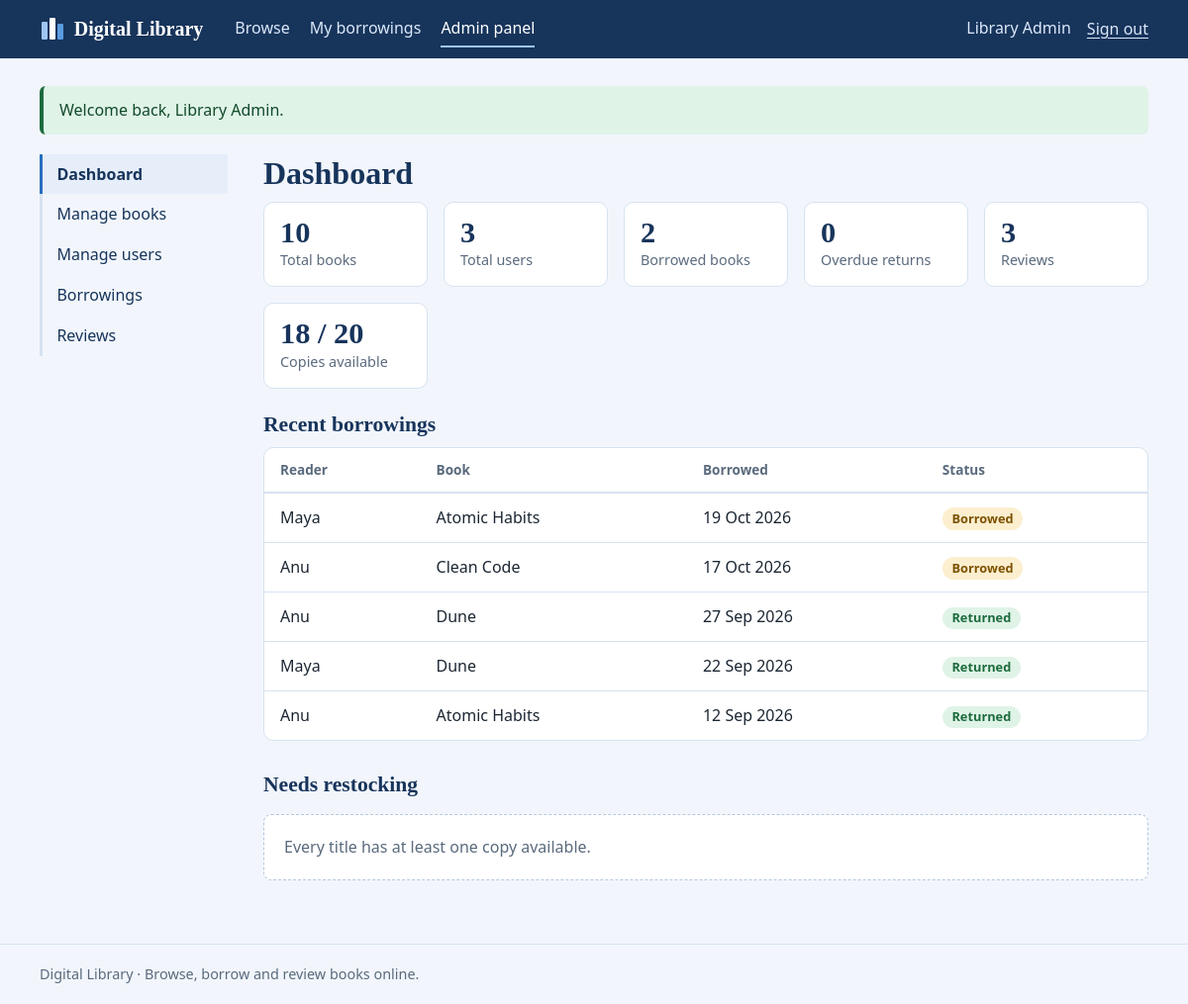
/admin/index.php (signed in), run on the app's committed database.
### tables this page shows
CREATE TABLE users (
    user_id       INT AUTO_INCREMENT PRIMARY KEY,
    name          VARCHAR(80)  NOT NULL,
    email         VARCHAR(120) NOT NULL UNIQUE,
    password_hash VARCHAR(255) NOT NULL,
    role          ENUM('user', 'admin') NOT NULL DEFAULT 'user',
    created_at    TIMESTAMP NOT NULL DEFAULT CURRENT_TIMESTAMP
);

CREATE TABLE borrowings (
    loan_id     INT AUTO_INCREMENT PRIMARY KEY,
    user_id     INT NOT NULL,
    book_id     INT NOT NULL,
    borrow_date DATETIME NOT NULL,
    due_date    DATETIME NOT NULL,
    return_date DATETIME NULL,
    status      ENUM('borrowed', 'returned') NOT NULL DEFAULT 'borrowed',
    FOREIGN KEY (user_id) REFERENCES users(user_id) ON DELETE CASCADE,
    FOREIGN KEY (book_id) REFERENCES books(book_id) ON DELETE CASCADE,
    INDEX idx_user_status (user_id, status),
    INDEX idx_book_status (book_id, status)
);

CREATE TABLE books (
    book_id          INT AUTO_INCREMENT PRIMARY KEY,
    title            VARCHAR(150) NOT NULL,
    author           VARCHAR(100) NOT NULL,
    category         VARCHAR(60),
    description      TEXT,
    file_path        VARCHAR(255),                  
    total_copies     INT NOT NULL DEFAULT 1,        
    available_copies INT NOT NULL DEFAULT 1,        
    created_at       TIMESTAMP NOT NULL DEFAULT CURRENT_TIMESTAMP,
    CONSTRAINT chk_copies CHECK (total_copies >= 0 AND available_copies >= 0 AND available_copies <= total_copies),
    INDEX idx_title (title),
    INDEX idx_author (author),
    INDEX idx_category (category)
);

### includes/functions.php (called while the page is built, shortened)
<?php
function e($value): string
{
    return htmlspecialchars((string) $value, ENT_QUOTES | ENT_SUBSTITUTE, 'UTF-8');
}
function url(string $path = ''): string
{
    return BASE_URL . '/' . ltrim($path, '/');
}
function take_flashes(): array
{
    $f = $_SESSION['flash'] ?? [];
    return $f;
}
function fmt_date(?string $dt): string
{
    return $dt ? date('j M Y', strtotime($dt)) : '–';
}

### includes/db.php (called while the page is built, shortened)
<?php
function db(): mysqli
{
    static $conn = null;
    if ($conn === null) {
        try {
            $conn = mysqli_connect(DB_HOST, DB_USER, DB_PASS, DB_NAME, DB_PORT);
            mysqli_set_charset($conn, 'utf8mb4');
        } catch (mysqli_sql_exception $e) {
            error_log('DB connection failed: ' . $e->getMessage());
            http_response_code(500);
            exit('The library database is unavailable. Check config.php and make sure MySQL is running.');
        }
    }
    return $conn;
}
function q(string $sql, string $types = '', array $params = []): mysqli_stmt
{
    $stmt = mysqli_prepare(db(), $sql);
    if ($types !== '') {
        mysqli_stmt_bind_param($stmt, $types, ...$params);
    }
    mysqli_stmt_execute($stmt);
    return $stmt;
}
function fetch_all(string $sql, string $types = '', array $params = []): array
{
    $stmt = q($sql, $types, $params);
    $rows = mysqli_fetch_all(mysqli_stmt_get_result($stmt), MYSQLI_ASSOC);
    return $rows;
}
function fetch_one(string $sql, string $types = '', array $params = []): ?array
{
    return fetch_all($sql, $types, $params)[0] ?? null;
}
function fetch_value(string $sql, string $types = '', array $params = [])
{
    $row = fetch_one($sql, $types, $params);
    return $row ? array_values($row)[0] : null;
}

### includes/auth.php (called while the page is built, shortened)
<?php
function current_user(): ?array
{
    static $user = false;
    if ($user === false) {
        $user = null;
        if (!empty($_SESSION['uid'])) {
            $user = fetch_one('SELECT user_id, name, email, role FROM users WHERE user_id = ?', 'i', [(int) $_SESSION['uid']]);
        }
    }
    return $user;
}
function require_login(): array
{
    $u = current_user();
    return $u;
}
function require_admin(): array
{
    $u = require_login();
    return $u;
}

### admin/index.php (the view, shortened to what this page needs)
<?php
require_admin();
$stats = [
    'Total books'     => (int) fetch_value('SELECT COUNT(*) FROM books'),
    'Total users'     => (int) fetch_value('SELECT COUNT(*) FROM users'),
    'Borrowed books'  => (int) fetch_value("SELECT COUNT(*) FROM borrowings WHERE status = 'borrowed'"),
    'Overdue returns' => (int) fetch_value("SELECT COUNT(*) FROM borrowings WHERE status = 'borrowed' AND due_date < NOW()"),
    'Reviews'         => (int) fetch_value('SELECT COUNT(*) FROM reviews'),
];
$copies = fetch_one('SELECT COALESCE(SUM(total_copies), 0) AS total, COALESCE(SUM(available_copies), 0) AS free FROM books');
$recent = fetch_all("SELECT l.borrow_date, l.due_date, l.status, (l.status = 'borrowed' AND l.due_date < NOW()) AS is_overdue, u.name, b.title
                     FROM borrowings l JOIN users u ON u.user_id = l.user_id JOIN books b ON b.book_id = l.book_id
                     ORDER BY l.borrow_date DESC LIMIT 8");
$empty = fetch_all('SELECT book_id, title, author, total_copies FROM books WHERE available_copies = 0 ORDER BY title LIMIT 10');
admin_header('Dashboard', 'dashboard');
?>
<div class="stats">
  <?php foreach ($stats as $label => $n): ?>
    <div class="stat<?= $label === 'Overdue returns' && $n > 0 ? ' alert' : '' ?>"><strong><?= $n ?></strong><span><?= e($label) ?></span></div>
  <?php endforeach; ?>
  <div class="stat"><strong><?= (int) $copies['free'] ?> / <?= (int) $copies['total'] ?></strong><span>Copies available</span></div>
</div>
<h2>Recent borrowings</h2>
<?php if (!$recent): ?><p class="empty">No one has borrowed a book yet.</p><?php else: ?>
<div class="table-wrap"><table>
  <thead><tr><th>Reader</th><th>Book</th><th>Borrowed</th><th>Status</th></tr></thead>
  <tbody><?php foreach ($recent as $r): ?>
    <tr><td><?= e($r['name']) ?></td><td><?= e($r['title']) ?></td><td><?= e(fmt_date($r['borrow_date'])) ?></td>
      <td><?= $r['is_overdue'] ? '<span class="badge bad">Overdue</span>' : ($r['status'] === 'borrowed' ? '<span class="badge warn">Borrowed</span>' : '<span class="badge ok">Returned</span>') ?></td></tr>
  <?php endforeach; ?></tbody>
</table></div>
<?php endif; ?>
<h2>Needs restocking</h2>
<?php if (!$empty): ?><p class="empty">Every title has at least one copy available.</p><?php else: ?>
<ul class="plain"><?php foreach ($empty as $b): ?>
  <li><a href="<?= e(url('admin/book_form.php?id=' . $b['book_id'])) ?>"><?= e($b['title']) ?></a> <span class="muted">by <?= e($b['author']) ?> · all <?= (int) $b['total_copies'] ?> on loan</span></li>
<?php endforeach; ?></ul>
<?php endif;
admin_footer();

### includes/layout.php (shortened to what this page needs)
<?php
function page_header(string $title, string $active = ''): void
{
    $user = current_user();
    $nav = [
        'browse'    => ['books.php', 'Browse'],
        'borrowing' => ['my_borrowings.php', 'My borrowings'],
    ];
    if ($user && $user['role'] === 'admin') {
        $nav['admin'] = ['admin/index.php', 'Admin panel'];
    }
    ?><!DOCTYPE html>
<html lang="en">
<head>
<link rel="stylesheet" href="<?= e(url('assets/style.css')) ?>">
</head>
<body>
<header class="site-header">
  <div class="bar">
    <a class="brand" href="<?= e(url('index.php')) ?>">
      <svg width="26" height="26" viewBox="0 0 26 26" aria-hidden="true"><rect x="2" y="6" width="6" height="18" rx="1.2" fill="#9ec5f2"/><rect x="10" y="2" width="6" height="22" rx="1.2" fill="#fff"/><rect x="18" y="8" width="6" height="16" rx="1.2" fill="#5b9be0"/></svg>
      Digital Library
    </a>
    <nav aria-label="Main">
      <?php foreach ($nav as $key => [$href, $label]): ?>
        <a href="<?= e(url($href)) ?>"<?= $key === $active ? ' class="current" aria-current="page"' : '' ?>><?= e($label) ?></a>
      <?php endforeach; ?>
    </nav>
    <div class="account">
      <?php if ($user): ?>
        <span class="who"><?= e($user['name']) ?></span>
        <form method="post" action="<?= e(url('logout.php')) ?>"><?= csrf_field() ?><button class="link-btn" type="submit">Sign out</button></form>
      <?php else: ?>
        <a href="<?= e(url('login.php')) ?>">Sign in</a>
        <a class="pill" href="<?= e(url('register.php')) ?>">Create account</a>
      <?php endif; ?>
    </div>
  </div>
</header>
<main id="main" class="container">
<?php foreach (take_flashes() as $f): ?>
  <div class="flash <?= e($f['type']) ?>" role="<?= $f['type'] === 'error' ? 'alert' : 'status' ?>"><?= e($f['message']) ?></div>
<?php endforeach;
}
function page_footer(): void
{
    ?>
</main>
<footer class="site-footer">
  <div class="container">Digital Library · Browse, borrow and review books online.</div>
</footer>
</body>
</html>
<?php
}
function admin_header(string $title, string $active): void
{
    $links = [
        'dashboard'  => ['admin/index.php', 'Dashboard'],
        'books'      => ['admin/books.php', 'Manage books'],
        'users'      => ['admin/users.php', 'Manage users'],
        'borrowings' => ['admin/borrowings.php', 'Borrowings'],
        'reviews'    => ['admin/reviews.php', 'Reviews'],
    ];
    page_header($title, 'admin');
    echo '<div class="admin"><aside class="admin-side"><nav aria-label="Admin">';
    foreach ($links as $key => [$href, $label]) {
        echo '<a href="' . e(url($href)) . '"' . ($key === $active ? ' class="current" aria-current="page"' : '') . '>' . e($label) . '</a>';
    }
    echo '</nav></aside><section class="admin-main"><h1>' . e($title) . '</h1>';
}
function admin_footer(): void
{
    echo '</section></div>';
    page_footer();
}

### assets/style.css (style rules this page uses)
:root { --ink: #17345b; --blue: #276ebe; --blue-dark: #1d5599; --sky: #9ec5f2; --paper: #f2f6fc; --card: #ffffff; --line: #d7e2f0; --field: #b4c5dc; --text: #1c2733; --muted: #5a6a7d; --ok: #1c6b3d; --ok-bg: #e0f3e7; --warn: #7d5200; --warn-bg: #fcefcf; --bad: #a32525; --bad-bg: #fbe4e4; --serif: "Iowan Old Style", "Palatino Linotype", Palatino, Georgia, serif; --sans: system-ui, -apple-system, "Segoe UI", Roboto, Arial, sans-serif; }
* { box-sizing: border-box; }
html { -webkit-text-size-adjust: 100%; }
body { margin: 0; font: 16px/1.55 var(--sans); color: var(--text); background: var(--paper); min-height: 100vh; display: flex; flex-direction: column; }
main { flex: 1; }
h1, h2, h3 { font-family: var(--serif); color: var(--ink); line-height: 1.2; margin: 0 0 .6rem; }
h1 { font-size: 2rem; }
h2 { font-size: 1.35rem; margin-top: 2rem; }
a { color: var(--blue-dark); }
.container { width: min(1120px, 100% - 2.5rem); margin-inline: auto; padding-block: 1.75rem 3rem; }
.empty { padding: 1.25rem; background: var(--card); border: 1px dashed var(--field); border-radius: 8px; color: var(--muted); }
.site-header { background: var(--ink); color: #fff; }
.site-header .bar { width: min(1120px, 100% - 2.5rem); margin-inline: auto; display: flex; align-items: center; gap: 1.5rem; flex-wrap: wrap; padding-block: .7rem; }
.brand { display: flex; align-items: center; gap: .55rem; color: #fff; text-decoration: none; font: 700 1.25rem var(--serif); margin-right: .5rem; }
.site-header nav { display: flex; gap: 1.25rem; flex: 1; }
.site-header nav a, .account a, .account .who { color: #dce9fa; text-decoration: none; padding: .3rem 0; border-bottom: 2px solid transparent; }
.site-header nav a.current { color: #fff; border-bottom-color: var(--sky); }
.account { display: flex; align-items: center; gap: 1rem; }
.account form { margin: 0; }
.link-btn { background: none; border: 0; padding: .3rem 0; font: inherit; color: #dce9fa; cursor: pointer; text-decoration: underline; text-underline-offset: 3px; }
.site-footer { border-top: 1px solid var(--line); color: var(--muted); font-size: .9rem; }
.site-footer .container { padding-block: 1.2rem; }
.flash { padding: .75rem 1rem; border-radius: 6px; margin-bottom: 1.25rem; border-left: 4px solid; }
.flash.success { background: var(--ok-bg); border-color: var(--ok); color: #124b2a; }
.badge { display: inline-block; padding: .08rem .6rem; border-radius: 999px; font-size: .8rem; font-weight: 600; background: #e5ebf4; color: #33465f; }
.badge.ok { background: var(--ok-bg); color: var(--ok); }
.badge.warn { background: var(--warn-bg); color: var(--warn); }
.table-wrap { overflow-x: auto; background: var(--card); border: 1px solid var(--line); border-radius: 10px; }
table { width: 100%; border-collapse: collapse; }
th { text-align: left; font-size: .85rem; color: var(--muted); font-weight: 600; padding: .7rem 1rem; border-bottom: 2px solid var(--line); white-space: nowrap; }
td { padding: .75rem 1rem; border-bottom: 1px solid var(--line); vertical-align: top; }
tr:last-child td { border-bottom: 0; }
.admin { display: grid; grid-template-columns: 190px minmax(0, 1fr); gap: 2.25rem; }
.admin-side nav { display: flex; flex-direction: column; position: sticky; top: 1rem; }
.admin-side a { padding: .5rem .9rem; text-decoration: none; color: var(--ink); border-left: 3px solid var(--line); }
.admin-side a.current { border-left-color: var(--blue); background: #e6eefa; font-weight: 600; }
.admin-main h2:first-of-type { margin-top: 1.5rem; }
.stats { display: grid; grid-template-columns: repeat(auto-fit, minmax(140px, 1fr)); gap: 1rem; margin-bottom: .5rem; }
.stat { background: var(--card); border: 1px solid var(--line); border-radius: 10px; padding: .9rem 1rem; display: flex; flex-direction: column; }
.stat strong { font: 700 1.9rem/1.1 var(--serif); color: var(--ink); }
.stat span { color: var(--muted); font-size: .9rem; }

### data on the page
users: name "Library Admin"
borrowings: user.name "Maya", book.title "Atomic Habits", borrow_date "19 Oct 2026", status "Borrowed"
borrowings: user.name "Anu", book.title "Clean Code", borrow_date "17 Oct 2026", status "Borrowed"
borrowings: user.name "Anu", book.title "Dune", borrow_date "27 Sep 2026", status "Returned"
borrowings: user.name "Maya", book.title "Dune", borrow_date "22 Sep 2026", status "Returned"
borrowings: user.name "Anu", book.title "Atomic Habits", borrow_date "12 Sep 2026", status "Returned"

### other printed values
$label "Browse"
$label "My borrowings"
$label "Admin panel"
$f['message'] "Welcome back, Library Admin."
$label "Dashboard"
$label "Manage books"
$label "Manage users"
$label "Borrowings"
$label "Reviews"
$title "Dashboard"
$n "10"
$label "Total books"
$n "3"
$label "Total users"
$n "2"
